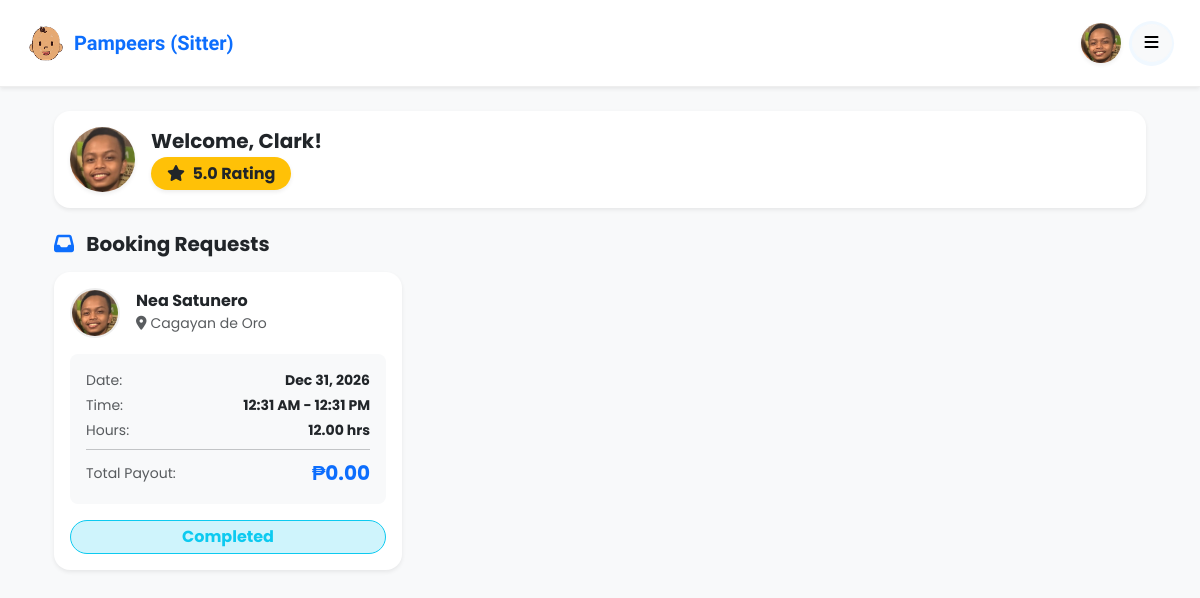
Screenshot of /public/sitter/sitterDashboard.php (signed in) with the database file from the repository.
### tables this page shows
CREATE TABLE `sitters` (
  `sitterID` int(11) NOT NULL,
  `uuid` char(36) NOT NULL,
  `userID` int(11) NOT NULL,
  `hourlyRate` decimal(10,2) NOT NULL DEFAULT 0.00,
  `experience` int(11) NOT NULL DEFAULT 0,
  `acceptedAges` varchar(255) DEFAULT NULL,
  `isAvailable` tinyint(1) NOT NULL DEFAULT 1,
  `ratingAverage` decimal(3,2) DEFAULT NULL,
  `verificationStatus` enum('pending','verified','rejected') NOT NULL DEFAULT 'pending',
  `createdAt` timestamp NOT NULL DEFAULT current_timestamp(),
  `allowedAges` varchar(255) DEFAULT 'Baby, Toddler, Child, Kid'
);

CREATE TABLE `users` (
  `id` int(11) NOT NULL,
  `uuid` char(36) NOT NULL,
  `firstName` varchar(100) NOT NULL,
  `middleName` varchar(100) DEFAULT NULL,
  `lastName` varchar(100) NOT NULL,
  `bio` text DEFAULT NULL,
  `suffix` varchar(10) DEFAULT NULL,
  `birthDate` date NOT NULL,
  `sex` enum('male','female','other') NOT NULL,
  `role` enum('guardian','sitter','admin') NOT NULL DEFAULT 'guardian',
  `contactNumber` varchar(20) NOT NULL,
  `emailAddress` varchar(150) NOT NULL,
  `username` varchar(100) NOT NULL,
  `password` varchar(255) NOT NULL,
  `streetAddress` varchar(255) NOT NULL,
  `barangay` varchar(255) NOT NULL,
  `cityMunicipality` varchar(255) NOT NULL,
  `province` varchar(255) NOT NULL,
  `country` varchar(255) NOT NULL,
  `zipCode` char(10) NOT NULL,
  `dateCreated` timestamp NOT NULL DEFAULT current_timestamp(),
  `profilePic` varchar(255) NOT NULL DEFAULT 'default.jpg',
  `isActive` tinyint(1) NOT NULL DEFAULT 1,
  `deactivatedAt` datetime DEFAULT NULL,
  `deletedAt` datetime DEFAULT NULL,
  `createdAt` datetime DEFAULT current_timestamp()
);

CREATE TABLE `bookings` (
  `bookingID` int(11) NOT NULL,
  `uuid` char(36) NOT NULL,
  `userID` int(11) NOT NULL,
  `sitterID` int(11) NOT NULL,
  `bookingDate` date NOT NULL,
  `endDate` date NOT NULL,
  `startTime` time NOT NULL,
  `endTime` time NOT NULL,
  `hoursRequested` decimal(5,2) DEFAULT NULL,
  `totalAmount` decimal(10,2) DEFAULT NULL,
  `status` enum('pending','accepted','declined','completed','cancelled') NOT NULL DEFAULT 'pending',
  `notes` text DEFAULT NULL,
  `createdAt` timestamp NOT NULL DEFAULT current_timestamp()
);

### public/sitter/sitterDashboard.php (the view, shortened to what this page needs)
<?php
require_once __DIR__ . '/../../app/middleware/auth.php';
$userId = $_SESSION['user_id'] ?? null;
$stmt = $conn->prepare("
    SELECT s.sitterID, s.ratingAverage, u.firstName, u.lastName, u.profilePic
    FROM users u
    JOIN sitters s ON u.id = s.userID
    WHERE u.id = ?
    LIMIT 1
");
$stmt->bind_param("i", $userId);
$stmt->execute();
$sitterInfo = $stmt->get_result()->fetch_assoc() ?? [];
$sitterId = $sitterInfo['sitterID'] ?? 0;
$userPic  = $sitterInfo['profilePic'] ?? 'default.jpg';
$ratingAverage = $sitterInfo['ratingAverage'] ?? null;
$bookings = [];
if ($sitterId > 0) {
    $bStmt = $conn->prepare("
        SELECT b.*, u.firstName, u.lastName, u.profilePic, u.cityMunicipality
        FROM bookings b
        JOIN users u ON b.userID = u.id
        WHERE b.sitterID = ?
        ORDER BY
            CASE WHEN b.status = 'pending' THEN 1 ELSE 2 END,
            b.bookingDate ASC
    ");
    $bStmt->bind_param("i", $sitterId);
    $bStmt->execute();
    $result = $bStmt->get_result();
    while ($row = $result->fetch_assoc()) {
        $bookings[] = $row;
    }
}
?>
<!DOCTYPE html>
<html lang="en">
<head>
    <link rel="stylesheet" href="https://cdnjs.cloudflare.com/ajax/libs/font-awesome/6.5.1/css/all.min.css">
    <link href="https://cdn.jsdelivr.net/npm/bootstrap@5.3.3/dist/css/bootstrap.min.css" rel="stylesheet">
    <link rel="stylesheet" href="../css/dashboard.css">
    <link rel="stylesheet" href="../css/sitterDashboard.css">
</head>
<body class="bg-light">
<header class="sticky-top custom-header bg-white shadow-sm">
    <div class="nav-container d-flex align-items-center justify-content-between px-3 py-2">
        <div class="d-flex align-items-center gap-2">
            <img src="/Pampeers/app/uploads/pampeerlogo.png" alt="logo" class="logo-img" style="width: 40px;">
            <p class="brand m-0 fw-bold text-primary">Pampeers (Sitter)</p>
        </div>
        <div class="right-side-p d-flex align-items-center gap-2">
            <a href="../profile.php" class="text-decoration-none">
                <img src="/Pampeers/app/uploads/profiles/<?= htmlspecialchars($userPic); ?>" class="rounded-circle shadow-sm" style="width: 40px; height: 40px; object-fit: cover;" alt="Profile">
            </a>
            <div class="dropdown">
                <button class="btn btn-light rounded-circle" type="button" data-bs-toggle="dropdown" aria-expanded="false">
                    <i class="fa-solid fa-bars"></i>
                </button>
            </div>
        </div>
    </div>
</header>
<main class="container mt-4 px-4 pb-5">
    <div class="d-flex align-items-center mb-4 bg-white p-3 rounded-4 shadow-sm border-0">
        <img src="/Pampeers/app/uploads/profiles/<?= htmlspecialchars($userPic) ?>" class="rounded-circle me-3 shadow-sm" style="width: 65px; height: 65px; object-fit: cover;">
        <div>
            <h5 class="m-0 fw-bold" style="font-family: 'Poppins', sans-serif;">Welcome, <?= htmlspecialchars($sitterInfo['firstName'] ?? 'Sitter') ?>!</h5>
            <div class="mt-1">
                <?php if (!empty($ratingAverage)): ?>
                    <span class="badge bg-warning text-dark fs-6 rounded-pill px-3 py-2 shadow-sm">
                        <i class="fa-solid fa-star me-1"></i> <?= number_format($ratingAverage, 1) ?> Rating
                    </span>
                <?php else: ?>
                    <span class="badge bg-light text-muted border px-3 py-2 rounded-pill">No reviews yet</span>
                <?php endif; ?>
            </div>
        </div>
    </div>
    <div class="d-flex justify-content-between align-items-center mb-3">
        <h5 class="fw-bold m-0" style="font-family: 'Poppins', sans-serif;"><i class="fa-solid fa-inbox me-2 text-primary"></i> Booking Requests</h5>
    </div>
    <?php if (empty($bookings)): ?>
        <div class="alert alert-light text-center p-5 rounded-4 shadow-sm border-0 mt-3">
            <i class="fa-regular fa-calendar-xmark fa-3x text-muted mb-3"></i>
            <h5 class="text-muted fw-bold">No booking requests yet.</h5>
            <p class="text-muted small">When guardians book you, their requests will appear here.</p>
        </div>
    <?php else: ?>
        <div class="row">
            <?php foreach ($bookings as $booking): ?>
                <div class="col-md-6 col-lg-4 mb-4">
                    <div class="card border-0 shadow-sm rounded-4 p-3 h-100">
                        <div class="d-flex align-items-center mb-3">
                            <img src="/Pampeers/app/uploads/profiles/<?= !empty($booking['profilePic']) ? htmlspecialchars($booking['profilePic']) : 'default.jpg' ?>"
                                 class="rounded-circle me-3"
                                 style="width: 50px; height: 50px; object-fit: cover; border: 2px solid #eee;">
                            <div>
                                <h6 class="m-0 fw-bold"><?= htmlspecialchars($booking['firstName'] . ' ' . $booking['lastName']) ?></h6>
                                <small class="text-muted"><i class="fa-solid fa-location-dot me-1"></i><?= htmlspecialchars($booking['cityMunicipality']) ?></small>
                            </div>
                        </div>
                        <div class="bg-light p-3 rounded-3 mb-3 small" style="font-family: 'Poppins', sans-serif;">
                            <div class="d-flex justify-content-between mb-1">
                                <span class="text-muted">Date:</span>
                                <strong><?= date('M d, Y', strtotime($booking['bookingDate'])) ?></strong>
                            </div>
                            <div class="d-flex justify-content-between mb-1">
                                <span class="text-muted">Time:</span>
                                <strong><?= date('h:i A', strtotime($booking['startTime'])) ?> - <?= date('h:i A', strtotime($booking['endTime'])) ?></strong>
                            </div>
                            <div class="d-flex justify-content-between mb-1">
                                <span class="text-muted">Hours:</span>
                                <strong><?= htmlspecialchars($booking['hoursRequested']) ?> hrs</strong>
                            </div>
                            <hr class="my-2">
                            <div class="d-flex justify-content-between align-items-center">
                                <span class="text-muted">Total Payout:</span>
                                <strong class="text-primary fs-5">₱<?= number_format($booking['totalAmount'], 2) ?></strong>
                            </div>
                        </div>
                        <div class="mt-auto">
                            <?php if ($booking['status'] === 'pending'): ?>
                                <div class="d-flex gap-2">
                                    <a href="../../app/controllers/booking/updateStatus.php?id=<?= $booking['bookingID'] ?>&status=accepted"
                                       class="btn btn-primary btn-sm w-100 rounded-pill fw-bold py-2 shadow-sm">Accept</a>
                                    <a href="../../app/controllers/booking/updateStatus.php?id=<?= $booking['bookingID'] ?>&status=declined"
                                       class="btn btn-outline-danger btn-sm w-100 rounded-pill fw-bold py-2">Decline</a>
                                </div>
                            <?php else: ?>
                                <?php
                                    $badgeClass = 'bg-secondary';
                                    if ($booking['status'] === 'completed') $badgeClass = 'bg-info-subtle text-info border border-info';
                                ?>
                                <div class="text-center">
                                    <span class="badge rounded-pill <?= $badgeClass ?> w-100 py-2 fs-6">
                                        <?= ucfirst(htmlspecialchars($booking['status'])) ?>
                                    </span>
                                </div>
                            <?php endif; ?>
                        </div>
                    </div>
                </div>
            <?php endforeach; ?>
        </div>
    <?php endif; ?>
</main>
</body>
</html>

### public/css/dashboard.css (style rules this page uses)
body { background: #FFFDF7; font-family: 'Poppins', sans-serif; margin: 0; }
.custom-header { background: #FFFDF7; border-bottom: 1px solid #000; padding: 10px; }
.logo-img { width: 50px; height: 50px; }
.brand { font-size: 25px; font-family: 'Ribeye', cursive; margin: 0; }
.dropdown { width: 45px; height: 45px; border-radius: 50%; text-decoration: none; color: #666; background-color: #F0F8FF; display: flex; justify-content: center; align-items: center; }

### public/css/sitterDashboard.css (style rules this page uses)
body { background-color: #FFFDF7; }
.custom-header { background: #FFFDF7; border-bottom: 1px solid #eee; padding: 10px 10px 10px 10px; }
.brand { font-size: 20px; font-family: 'Ribeye'; }
.logo-img { width: 50px; height: 50px; }

### rows the page displays
sitters: userID.profilePic (placeholder picture), userID.firstName "Clark", ratingAverage "5.0"
bookings: userID.profilePic (placeholder picture), userID.lastName "Nea Satunero", userID.cityMunicipality "Cagayan de Oro", bookingDate "Dec 31, 2026", startTime "12:31 AM", endTime "12:31 PM", hoursRequested "12.00", totalAmount "0.00", status "Completed"
